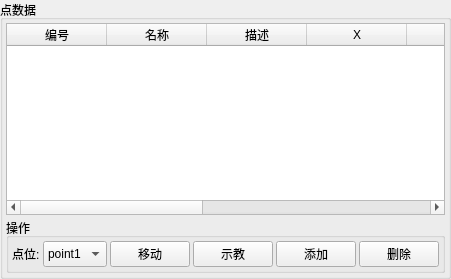
    <widget class="QGroupBox" name="groupBox_point">
     <property name="sizePolicy">
      <sizepolicy hsizetype="Preferred" vsizetype="Expanding">
       <horstretch>0</horstretch>
       <verstretch>0</verstretch>
      </sizepolicy>
     </property>
     <property name="title">
      <string>点数据</string>
     </property>
     <layout class="QGridLayout" name="gridLayout_10" rowstretch="1,0">
      <property name="margin">
       <number>3</number>
      </property>
      <property name="spacing">
       <number>3</number>
      </property>
      <item row="1" column="0">
       <widget class="QGroupBox" name="groupBox_8">
        <property name="title">
         <string>操作</string>
        </property>
        <layout class="QHBoxLayout" name="horizontalLayout_9" stretch="0,2,1,1,1,1">
         <property name="spacing">
          <number>3</number>
         </property>
         <property name="margin">
          <number>3</number>
         </property>
         <item>
          <widget class="QLabel" name="label_4">
           <property name="sizePolicy">
            <sizepolicy hsizetype="Preferred" vsizetype="Fixed">
             <horstretch>0</horstretch>
             <verstretch>0</verstretch>
            </sizepolicy>
           </property>
           <property name="text">
            <string>点位:</string>
           </property>
          </widget>
         </item>
         <item>
          <widget class="QComboBox" name="comboBox_point">
           <property name="minimumSize">
            <size>
             <width>0</width>
             <height>26</height>
            </size>
           </property>
           <item>
            <property name="text">
             <string>point1</string>
            </property>
           </item>
          </widget>
         </item>
         <item>
          <widget class="QPushButton" name="pushButton_movePoint">
           <property name="sizePolicy">
            <sizepolicy hsizetype="Preferred" vsizetype="Fixed">
             <horstretch>0</horstretch>
             <verstretch>0</verstretch>
            </sizepolicy>
           </property>
           <property name="text">
            <string>移动</string>
           </property>
          </widget>
         </item>
         <item>
          <widget class="QPushButton" name="pushButton_teachPoint">
           <property name="text">
            <string>示教</string>
           </property>
          </widget>
         </item>
         <item>
          <widget class="QPushButton" name="pushButton_AddPoint">
           <property name="sizePolicy">
            <sizepolicy hsizetype="Preferred" vsizetype="Fixed">
             <horstretch>0</horstretch>
             <verstretch>0</verstretch>
            </sizepolicy>
           </property>
           <property name="text">
            <string>添加</string>
           </property>
          </widget>
         </item>
         <item>
          <widget class="QPushButton" name="pushbutton_deletepoint">
           <property name="text">
            <string>删除</string>
           </property>
          </widget>
         </item>
        </layout>
       </widget>
      </item>
      <item row="0" column="0">
       <widget class="QTableWidget" name="tableWidgetpoint">
        <property name="sizePolicy">
         <sizepolicy hsizetype="Expanding" vsizetype="Expanding">
          <horstretch>0</horstretch>
          <verstretch>0</verstretch>
         </sizepolicy>
        </property>
        <attribute name="horizontalHeaderCascadingSectionResizes">
         <bool>true</bool>
        </attribute>
        <attribute name="horizontalHeaderStretchLastSection">
         <bool>true</bool>
        </attribute>
        <column>
         <property name="text">
          <string>编号</string>
         </property>
        </column>
        <column>
         <property name="text">
          <string>名称</string>
         </property>
        </column>
        <column>
         <property name="text">
          <string>描述</string>
         </property>
        </column>
        <column>
         <property name="text">
          <string>X</string>
         </property>
        </column>
        <column>
         <property name="text">
          <string>Y</string>
         </property>
        </column>
        <column>
         <property name="text">
          <string>Z</string>
         </property>
        </column>
        <column>
         <property name="text">
          <string>U</string>
         </property>
        </column>
        <column>
         <property name="text">
          <string>V</string>
         </property>
        </column>
        <column>
         <property name="text">
          <string>W</string>
         </property>
        </column>
       </widget>
      </item>
     </layout>
    </widget>
